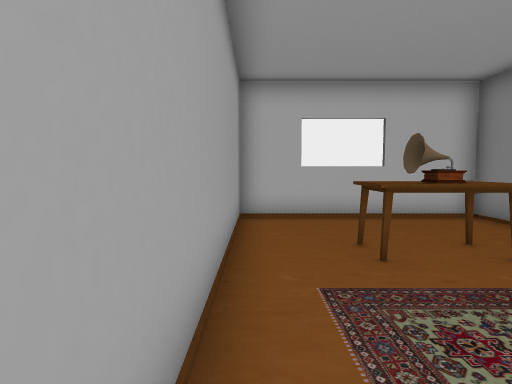
View 1 (above)

13 first-person views from a walk through a scene from a Unity 3-D project. The camera is 1.3 m above the floor, tilts 4° down and sees 80° across. The floor is counted in squares, 1 m on a side. Each view is taken from the middle of a square. On the plan, view 1 faces up. The plan holds only what a view shows up to about 14 squares ahead; the rest is blank. The player character is not drawn.

View 2
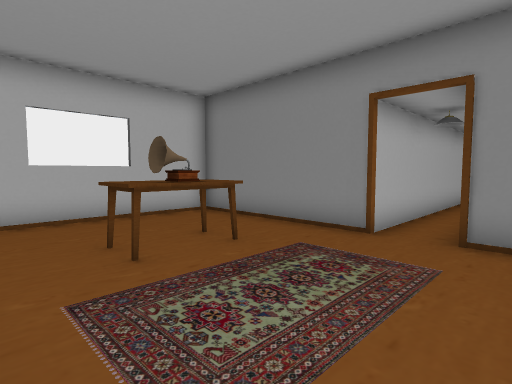

View 3
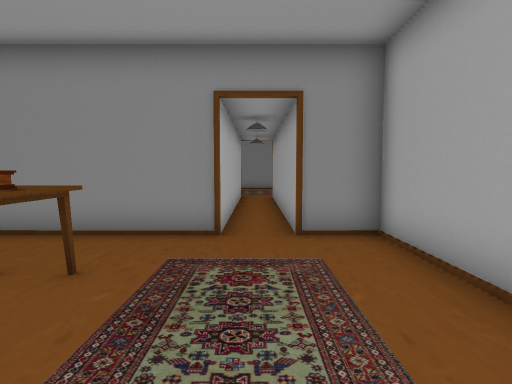

View 4
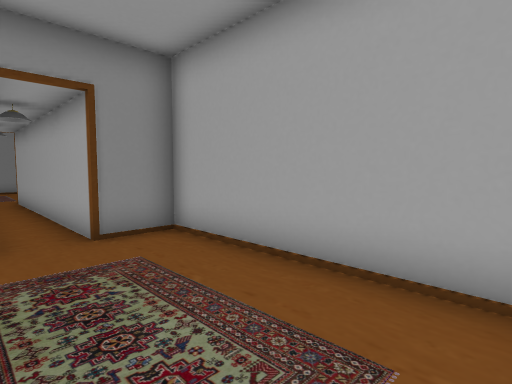

View 5
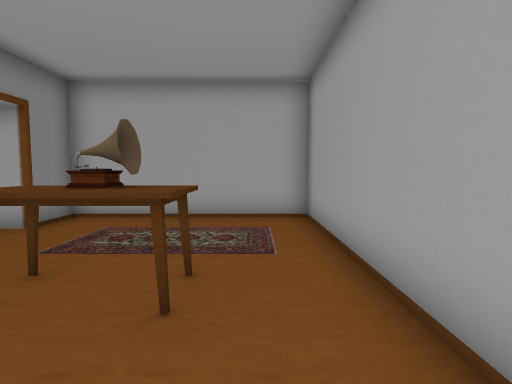

View 6
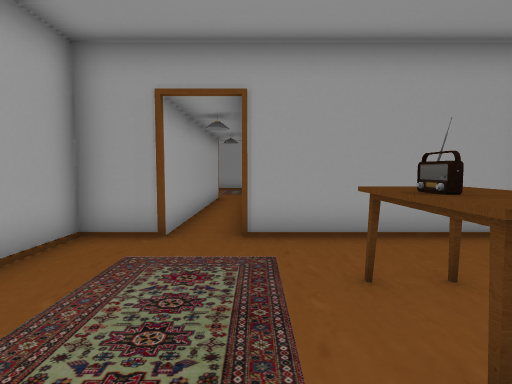

View 7
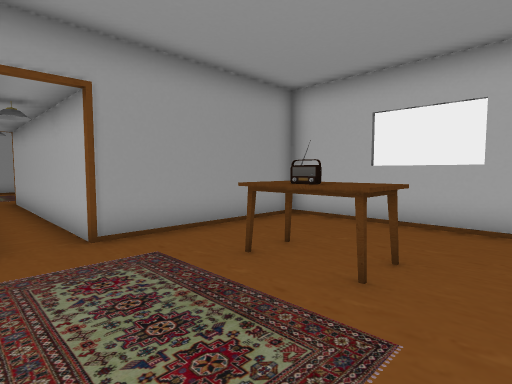

View 8
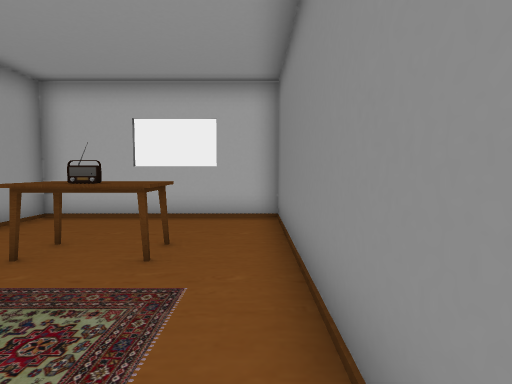

View 9
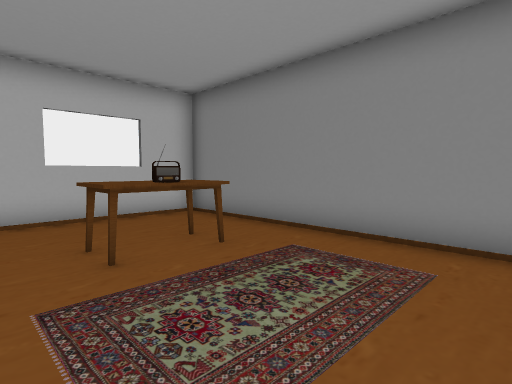

View 10
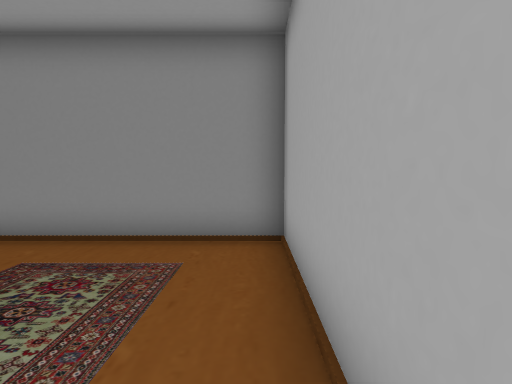

View 11
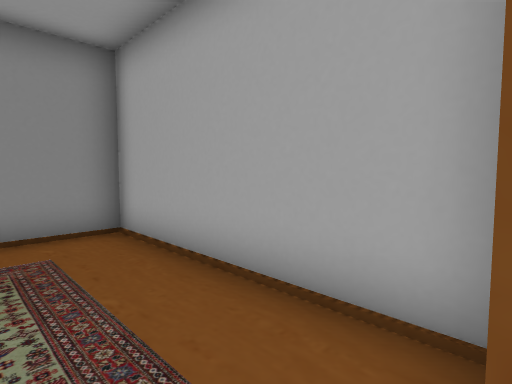

View 12
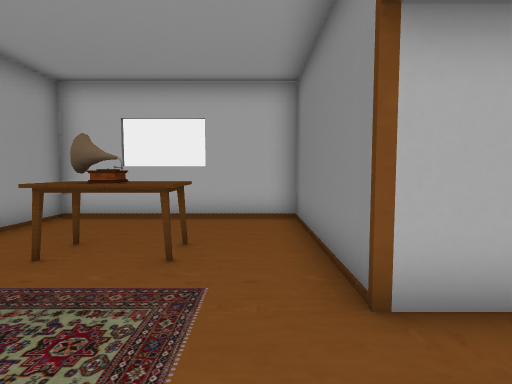

View 13
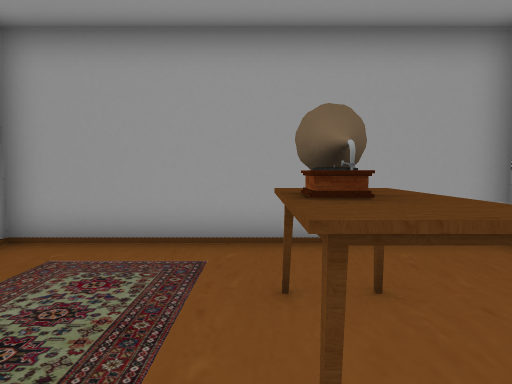

### Floor plan
Points are (right, up) in squares from view 1. A wall is a line through its corners. A room is listed if a view was taken in it or the views show most of it. See-through windows are left out.
Room 1 (views 1, 2, 3, 4, 5, 11, 12, 13)
walls: (15, 2.7) (6.1, 2.7) (6.1, 8.6) (-0.5, 8.6) (-0.5, -0.5) (6.1, -0.5) (6.1, 1.2) (15, 1.2)
ways out: opening at (15, 2) to room 2
objects: other object (2, 4) to (4, 5)
Room 2 (views 6, 7, 8, 9, 10)
walls: (15, 1.2) (15, -0.5) (21.6, -0.5) (21.6, 8.6) (15, 8.6) (15, 2.7)
ways out: opening at (15, 2) to room 1
objects: other object (18, 4) to (19, 5); other object (18, 5)

Where each view was taken, in squares from view 1:
view 1: 0 up, 0 right, facing up
view 2: 0 up, 0 right, facing up-right
view 3: 2 up, 0 right, facing right
view 4: 3 up, 0 right, facing down-right
view 5: 8 up, 1 right, facing down
view 6: 3 up, 21 right, facing left
view 7: 1 up, 21 right, facing up-left
view 8: 0 up, 21 right, facing up
view 9: 0 up, 16 right, facing up-right
view 10: 0 up, 16 right, facing right
view 11: 2 up, 15 right, facing down-right
view 12: 0 up, 5 right, facing up
view 13: 4 up, 5 right, facing left
